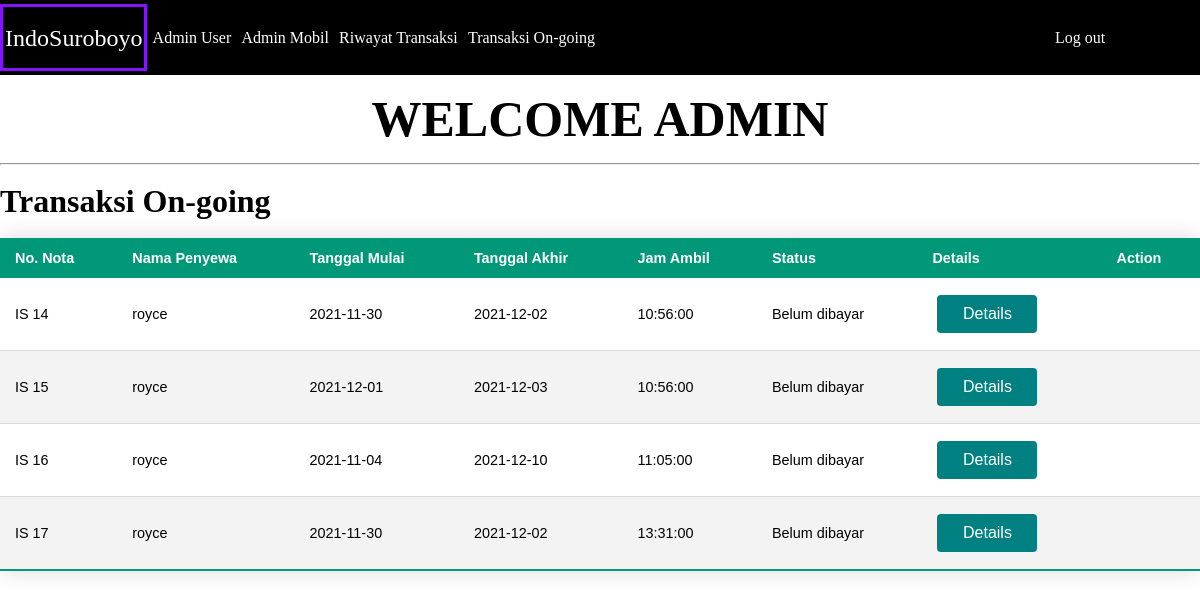
The page /admin-ongoing.php on the database as committed earlier.
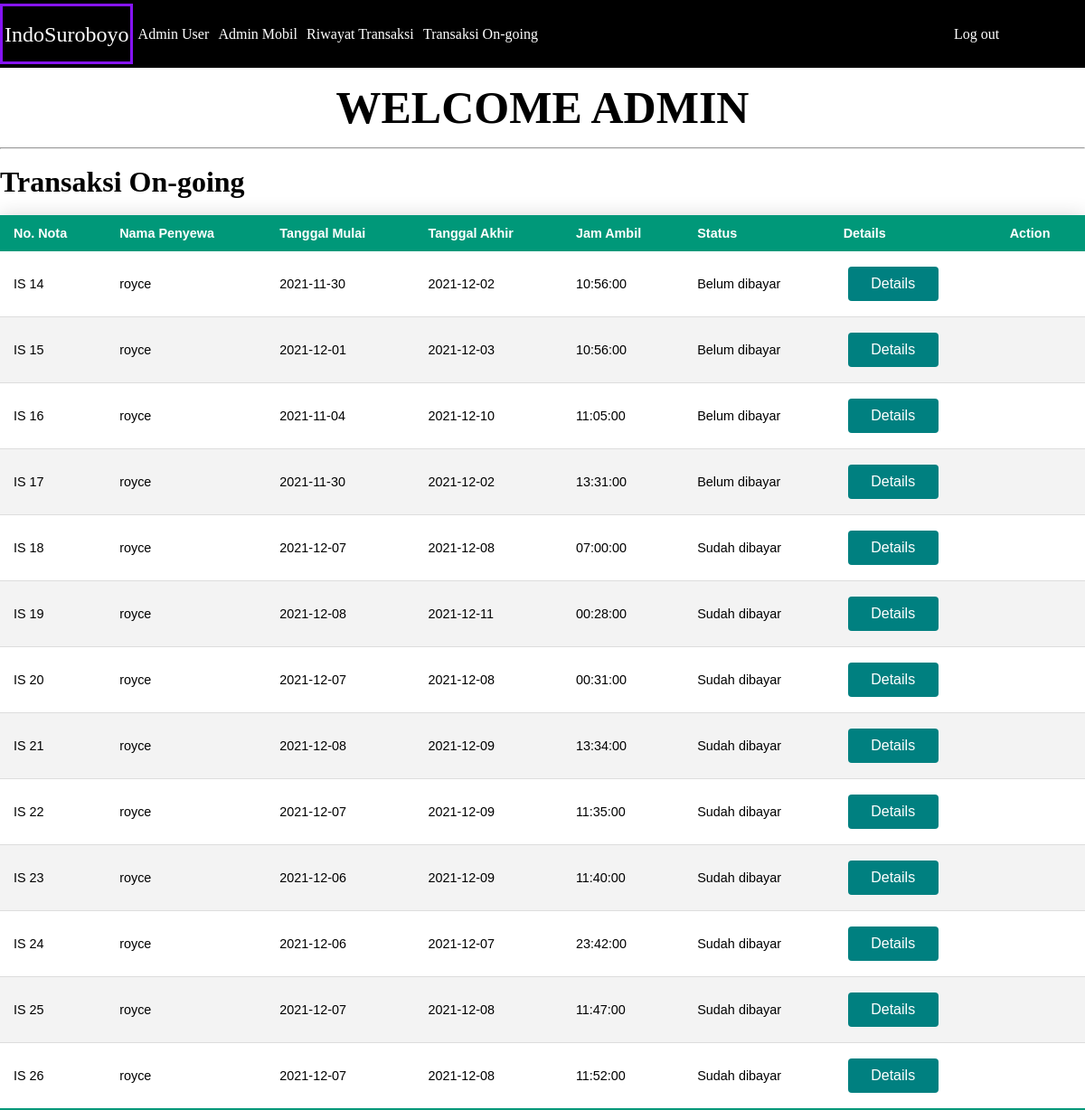
The same page on the database as committed later.
### tables this page shows
CREATE TABLE `header_pesanan` (
  `order_id` int(20) NOT NULL,
  `penyewa_id` int(20) NOT NULL,
  `total_tagihan` int(100) NOT NULL,
  `status` varchar(20) NOT NULL,
  `tanggal_mulai` date NOT NULL,
  `tanggal_akhir` date NOT NULL,
  `jam_ambil` time NOT NULL
);

CREATE TABLE `penyewa` (
  `id` int(20) NOT NULL,
  `nik` int(20) NOT NULL,
  `username` varchar(100) NOT NULL,
  `password` varchar(100) NOT NULL,
  `nama` varchar(100) NOT NULL,
  `no_telp` varchar(100) NOT NULL,
  `alamat` varchar(100) NOT NULL,
  `kota` varchar(255) NOT NULL,
  `email` varchar(255) NOT NULL
);

### admin-ongoing.php (the view, shortened to what the changed rows need)
<?php
    require_once("connection.php");
    $stmt = $pdo-> prepare("SELECT * FROM header_pesanan where status!='Selesai'");
        $stmt -> execute();
        $headers = $stmt->fetchAll(PDO::FETCH_ASSOC);
        $stmt = $pdo-> prepare("SELECT * FROM penyewa ");
        $stmt -> execute();
        $users = $stmt->fetchAll(PDO::FETCH_ASSOC);
?>
<!DOCTYPE html>
<html lang="en">
<head>
    <link rel="stylesheet" href="admin-header-pesanan.css">
</head>
<body>
        <div id="why">
            <center>
            <h1 style="font-size: 50px;">WELCOME ADMIN</h1>
            </center>
        </div>
        <div class="tabus">
            <br>
            <table id="tabel" class="styleTable" method = "POST">
                <h1>Transaksi On-going</h1>
                <br>
                <thead>
                    <th>No. Nota</th>
                    <th>Nama Penyewa</th>
                    <th>Tanggal Mulai</th>
                    <th>Tanggal Akhir</th>
                    <th>Jam Ambil</th>
                    <th>Status</th>
                    <th>Details</th>
                    <th>Action</th>
                </thead>
                <tbody>
                <?php
                    if(isset($_POST['search'])){
                        if(isset($_POST['s_key']) && $_POST['s_key']!= "" && $_POST['s_attr']!=""){
                            $pencarian="%".$_POST['s_key']."%";
                            $attr = $_POST['s_attr'];
                            $sort = $_POST['s_sort'];
                            try{
                                if($sort == "ascending"){
                                    if($attr == "nama_mobil"){
                                        $stmt=$pdo->prepare("select * from MOBIL where nama_mobil like :nama ORDER BY nama_mobil ASC");
                                    }else if($attr == "id"){
                                        $stmt=$pdo->prepare("select * from MOBIL where id like :nama ORDER BY id ASC");
                                    }else if($attr == "bahan_bakar"){
                                        $stmt=$pdo->prepare("select * from MOBIL where bahan_bakar like :nama ORDER BY bahan_bakar ASC");
                                    }else if($attr == "jenis"){
                                        $stmt=$pdo->prepare("select * from MOBIL where jenis like :nama ORDER BY jenis ASC");
                                    }else if($attr == "status"){
                                        $stmt=$pdo->prepare("select * from MOBIL where status like :nama ORDER BY status ASC");
                                    }
                                }else if($sort == "descending"){
                                    if($attr == "nama_mobil"){
                                        $stmt=$pdo->prepare("select * from MOBIL where nama_mobil like :nama ORDER BY nama_mobil DESC");
                                    }else if($attr == "id"){
                                        $stmt=$pdo->prepare("select * from MOBIL where id like :nama ORDER BY id DESC");
                                    }else if($attr == "bahan_bakar"){
                                        $stmt=$pdo->prepare("select * from MOBIL where bahan_bakar like :nama ORDER BY bahan_bakar DESC");
                                    }else if($attr == "jenis"){
                                        $stmt=$pdo->prepare("select * from MOBIL where jenis like :nama ORDER BY jenis DESC");
                                    }
                                }else{
                                    if($attr == "nama_mobil"){
                                        $stmt=$pdo->prepare("select * from MOBIL where nama_mobil like :nama");
                                    }else if($attr == "id"){
                                        $stmt=$pdo->prepare("select * from MOBIL where id like :nama");
                                    }else if($attr == "bahan_bakar"){
                                        $stmt=$pdo->prepare("select * from MOBIL where bahan_bakar like :nama");
                                    }else if($attr == "jenis"){
                                        $stmt=$pdo->prepare("select * from MOBIL where jenis like :nama");
                                    }
                                }
                                $stmt->BindParam(":nama",$pencarian);
                                $stmt->execute();
                                if($stmt->rowCount()<1){
                                    echo "<i> Tidak ada hasil untuk pencarian kata </i>";
                                }else{
                                    while($t=$stmt->fetch()){
                                    ?>
                                    <tr>
                                            <td><?= $t['id']?></td>
                                            <td><?= $t['nama_mobil']?></td>
                                            <td><?= $t['bahan_bakar']?></td>
                                            <td><?= $t['jenis']?></td>
                                            <td>
                                                <a href="return-car.php?id=<?=$value['id']?>">
                                                    <button class="editMobil-button"><span>Return </span></button>
                                                </a>
                                            </td>
                                        </tr>
                                    <?php
                                    }
                                }
                            }catch(PDOException $e){
                                echo $e->getMessage();
                            }
                        }else if($_POST['s_attr']=="" && $_POST['s_key']!=""){
                            echo "<script>alert('Isi filter dengan benar')</script>";
                            $_SESSION["message"] = "Isi Filter Attribut dengan Benar";
                            header("Location:admin-mobil.php");
                        }else{
                            echo "<script>alert('Isi filter dengan benar')</script>";
                            header("Location:admin-mobil.php");
                        }
                    }else{
                        if ($users !== null) {
                            foreach ($headers as $key => $value) {
                            ?>
                            <tr>
                            <td>IS <?= $value['order_id']?></td>
                            <?php
                            foreach($users as $key => $val){
                                if($value['penyewa_id']==$val['id'])
                                {
                                    ?>
                                    <td><?= $val['nama']?></td>
                                    <?php
                                }
                            }
                            ?>
                            <td><?= $value['tanggal_mulai']?></td>
                            <td><?= $value['tanggal_akhir']?></td>
                            <td><?= $value['jam_ambil']?></td>
                            <td><?= $value['status']?></td>
                            <td>
                                <a href="admin-header-pesanan.php?action=detail&id=<?= $value['order_id'] ?>">
                                         <button class="detail-button"><span> Details </span></button>
                                </a>
                            </td>
                            <td>
                            </td>
                        </tr>
                    <?php
                            }
                        }
                    }
                ?>
            </tbody>
            </table>
        </div>
</body>
</html>

Rows that differ between the two databases and show on the page:
added header_pesanan: order_id "18", tanggal_mulai "2021-12-07", tanggal_akhir "2021-12-08", jam_ambil "07:00:00", status "Sudah dibayar", penyewa (nama "royce")
added header_pesanan: order_id "19", tanggal_mulai "2021-12-08", tanggal_akhir "2021-12-11", jam_ambil "00:28:00", status "Sudah dibayar", penyewa (nama "royce")
added header_pesanan: order_id "20", tanggal_mulai "2021-12-07", tanggal_akhir "2021-12-08", jam_ambil "00:31:00", status "Sudah dibayar", penyewa (nama "royce")
added header_pesanan: order_id "21", tanggal_mulai "2021-12-08", tanggal_akhir "2021-12-09", jam_ambil "13:34:00", status "Sudah dibayar", penyewa (nama "royce")
added header_pesanan: order_id "22", tanggal_mulai "2021-12-07", tanggal_akhir "2021-12-09", jam_ambil "11:35:00", status "Sudah dibayar", penyewa (nama "royce")
added header_pesanan: order_id "23", tanggal_mulai "2021-12-06", tanggal_akhir "2021-12-09", jam_ambil "11:40:00", status "Sudah dibayar", penyewa (nama "royce")
added header_pesanan: order_id "24", tanggal_mulai "2021-12-06", tanggal_akhir "2021-12-07", jam_ambil "23:42:00", status "Sudah dibayar", penyewa (nama "royce")
added header_pesanan: order_id "25", tanggal_mulai "2021-12-07", tanggal_akhir "2021-12-08", jam_ambil "11:47:00", status "Sudah dibayar", penyewa (nama "royce")
added header_pesanan: order_id "26", tanggal_mulai "2021-12-07", tanggal_akhir "2021-12-08", jam_ambil "11:52:00", status "Sudah dibayar", penyewa (nama "royce")
